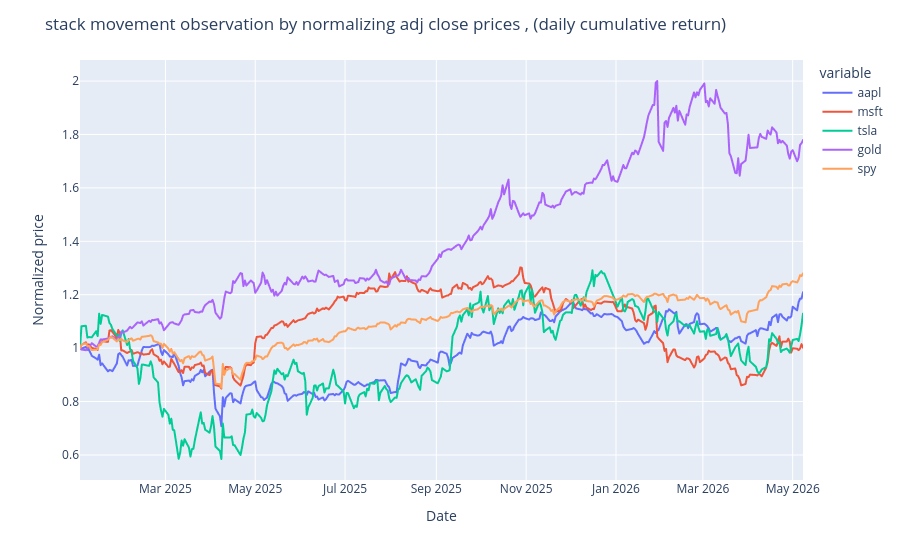

The cell this chart's notebook holds for it:
### Markdown cell above
### normalizing

### Code cell
norm = df / df.iloc[0,:]
fig = px.line(norm)
fig.update_layout(title='stack movement observation by normalizing adj close prices , (daily cumulative return)',
                   xaxis_title='Date', 
                   yaxis_title='Normalized price')
fig.show()

### Figure 1 — Plotly figure (JSON) as saved in the notebook; plotly's stock layout.template omitted (floating-point values rounded to 4 significant figures; data arrays with more than 128 entries replaced by an {"elided": "..."} marker saying what was removed)
{"data": [{"hovertemplate": "variable=aapl<br>Date=%{x}<br>value=%{y}<extra></extra>", "legendgroup": "aapl", "line": {"color": "#636efa", "dash": "solid"}, "marker": {"symbol": "circle"}, "mode": "lines", "name": "aapl", "showlegend": true, "type": "scattergl", "x": {"elided": "338 str values"}, "xaxis": "x", "y": {"elided": "338 float values"}, "yaxis": "y"}, {"hovertemplate": "variable=msft<br>Date=%{x}<br>value=%{y}<extra></extra>", "legendgroup": "msft", "line": {"color": "#EF553B", "dash": "solid"}, "marker": {"symbol": "circle"}, "mode": "lines", "name": "msft", "showlegend": true, "type": "scattergl", "x": {"elided": "338 str values"}, "xaxis": "x", "y": {"elided": "338 float values"}, "yaxis": "y"}, {"hovertemplate": "variable=tsla<br>Date=%{x}<br>value=%{y}<extra></extra>", "legendgroup": "tsla", "line": {"color": "#00cc96", "dash": "solid"}, "marker": {"symbol": "circle"}, "mode": "lines", "name": "tsla", "showlegend": true, "type": "scattergl", "x": {"elided": "338 str values"}, "xaxis": "x", "y": {"elided": "338 float values"}, "yaxis": "y"}, {"hovertemplate": "variable=gold<br>Date=%{x}<br>value=%{y}<extra></extra>", "legendgroup": "gold", "line": {"color": "#ab63fa", "dash": "solid"}, "marker": {"symbol": "circle"}, "mode": "lines", "name": "gold", "showlegend": true, "type": "scattergl", "x": {"elided": "338 str values"}, "xaxis": "x", "y": {"elided": "338 float values"}, "yaxis": "y"}, {"hovertemplate": "variable=spy<br>Date=%{x}<br>value=%{y}<extra></extra>", "legendgroup": "spy", "line": {"color": "#FFA15A", "dash": "solid"}, "marker": {"symbol": "circle"}, "mode": "lines", "name": "spy", "showlegend": true, "type": "scattergl", "x": {"elided": "338 str values"}, "xaxis": "x", "y": {"elided": "338 float values"}, "yaxis": "y"}], "layout": {"legend": {"title": {"text": "variable"}, "tracegroupgap": 0}, "margin": {"t": 60}, "title": {"text": "stack movement observation by normalizing adj close prices , (daily cumulative return)"}, "xaxis": {"anchor": "y", "domain": [0, 1], "title": {"text": "Date"}}, "yaxis": {"anchor": "x", "domain": [0, 1], "title": {"text": "Normalized price"}}}}
